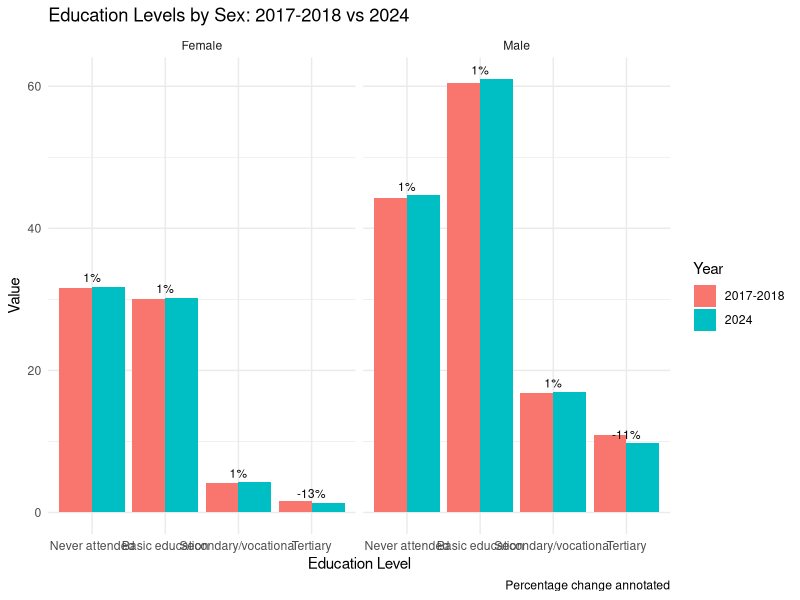
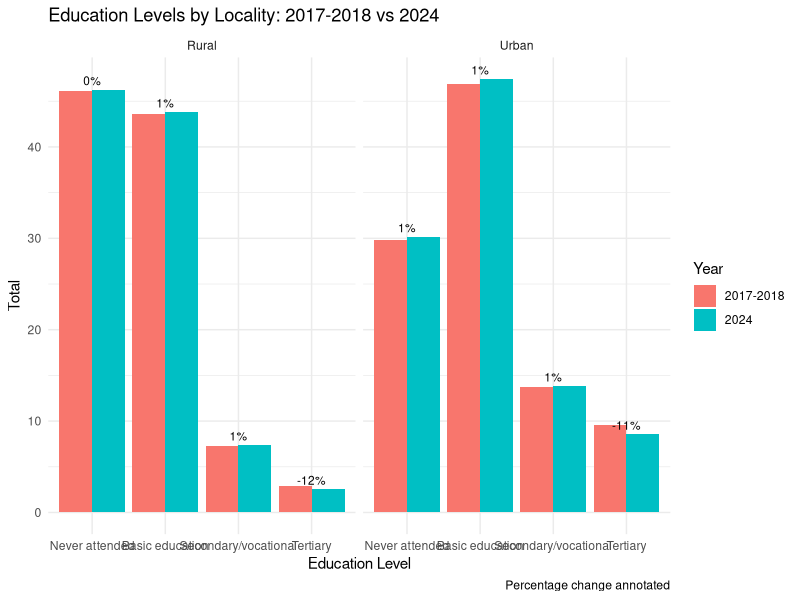
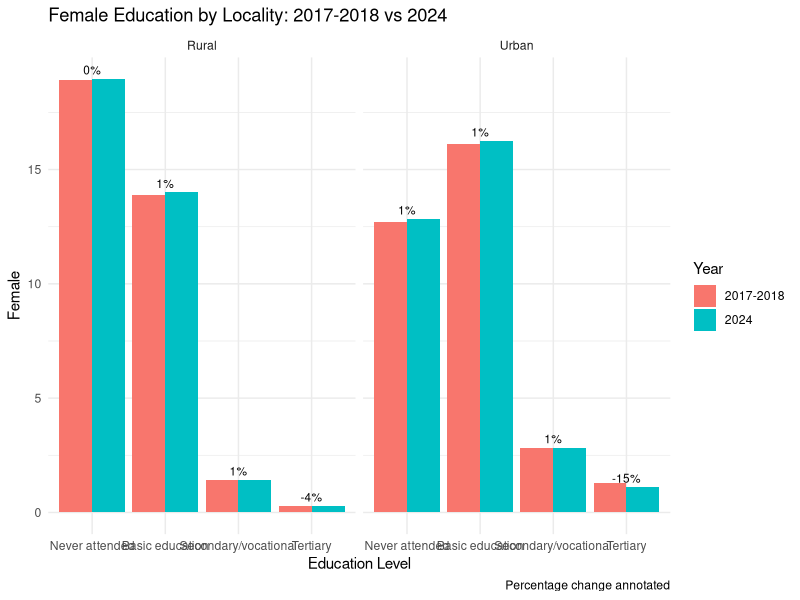
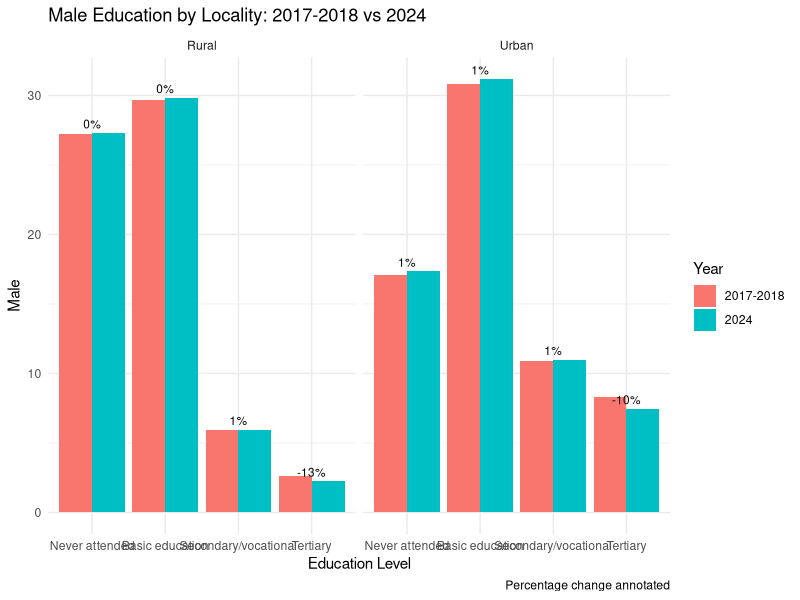
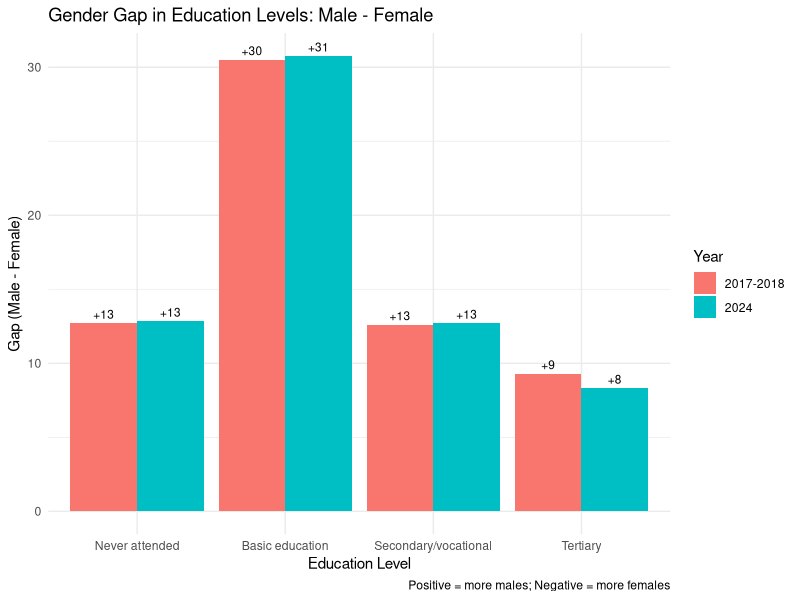
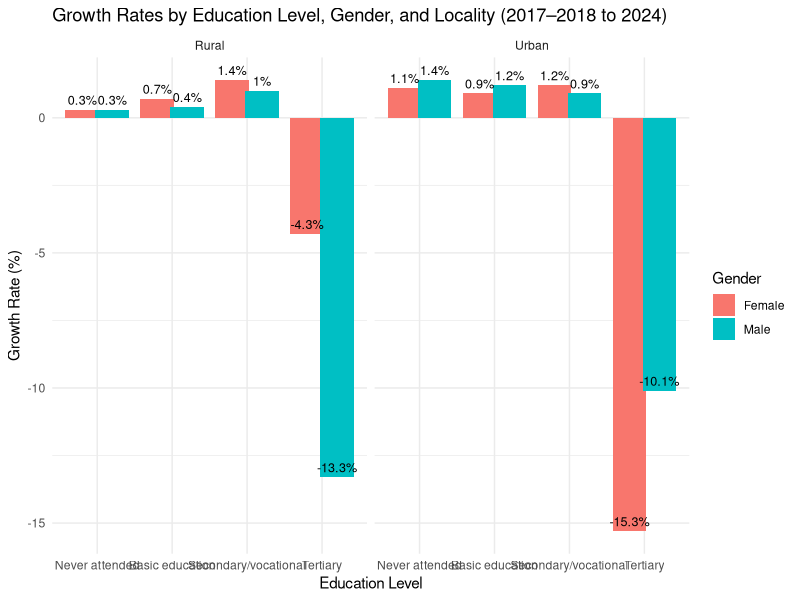

These charts were generated, in order, by the following R code:
# Load necessary libraries
library(readxl)
library(dplyr)
library(ggplot2)
library(tidyr)
library(scales)

# Read data
data_1718 <- read_excel("2017-2018 data set.xlsx", sheet = "17-18")
data_2024 <- read_excel("2017-2018 data set.xlsx", sheet = "2024")

# Add Year column
data_1718 <- data_1718 %>% mutate(Year = "2017-2018")
data_2024 <- data_2024 %>% mutate(Year = "2024")

# Combine datasets
combined_data <- bind_rows(data_1718, data_2024)

# Convert to numeric
combined_data <- combined_data %>%
  mutate(
    Female = as.numeric(Female),
    Male = as.numeric(Male)
  )

# Standard education level order
edu_levels <- c("Never attended", "Basic education", "Secondary/vocational", "Tertiary")

# =========================================================
# A. Education by Sex with % Change (Bar Chart)
# =========================================================

sex_edu <- combined_data %>%
  filter(
    !is.na(`Education Level`),
    `Education Level` != "Total",
    !is.na(Female),
    !is.na(Male)
  ) %>%
  group_by(Year, `Education Level`) %>%
  summarise(
    Female = sum(Female, na.rm = TRUE),
    Male = sum(Male, na.rm = TRUE),
    .groups = "drop"
  ) %>%
  pivot_longer(cols = c("Male", "Female"), names_to = "Sex", values_to = "Value") %>%
  mutate(`Education Level` = factor(`Education Level`, levels = edu_levels))

sex_edu_change <- sex_edu %>%
  pivot_wider(names_from = Year, values_from = Value) %>%
  filter(!is.na(`2024`) & !is.na(`2017-2018`)) %>%
  mutate(PercentChange = (`2024` - `2017-2018`) / `2017-2018` * 100)

ggplot(sex_edu, aes(x = `Education Level`, y = Value, fill = Year)) +
  geom_bar(stat = "identity", position = "dodge") +
  facet_wrap(~ Sex) +
  labs(
    title = "Education Levels by Sex: 2017-2018 vs 2024",
    x = "Education Level",
    y = "Value",
    caption = "Percentage change annotated"
  ) +
  geom_text(
    data = sex_edu_change,
    aes(x = `Education Level`, y = `2024`, label = paste0(round(PercentChange), "%")),
    position = position_dodge(width = 0.9),
    color = "black",
    size = 3,
    vjust = -0.5,
    inherit.aes = FALSE
  ) +
  theme_minimal()

# =========================================================
# B. Education by Locality (Both Sexes) with % Change (Bar Chart)
# =========================================================

locality_edu <- combined_data %>%
  filter(!is.na(`Education Level`), `Education Level` != "Total", !is.na(Locality)) %>%
  group_by(Year, `Education Level`, Locality) %>%
  summarise(Total = sum(Female + Male, na.rm = TRUE), .groups = "drop") %>%
  mutate(`Education Level` = factor(`Education Level`, levels = edu_levels))

locality_edu_change <- locality_edu %>%
  pivot_wider(names_from = Year, values_from = Total) %>%
  filter(!is.na(`2024`) & !is.na(`2017-2018`)) %>%
  mutate(PercentChange = (`2024` - `2017-2018`) / `2017-2018` * 100)

ggplot(locality_edu, aes(x = `Education Level`, y = Total, fill = Year)) +
  geom_bar(stat = "identity", position = "dodge") +
  facet_wrap(~ Locality) +
  labs(
    title = "Education Levels by Locality: 2017-2018 vs 2024",
    x = "Education Level",
    y = "Total",
    caption = "Percentage change annotated"
  ) +
  geom_text(
    data = locality_edu_change,
    aes(x = `Education Level`, y = `2024`, label = paste0(round(PercentChange), "%")),
    position = position_dodge(width = 0.9),
    color = "black",
    size = 3,
    vjust = -0.5,
    inherit.aes = FALSE
  ) +
  theme_minimal()

# =========================================================
# C. Female Education by Locality with % Change (Bar Chart)
# =========================================================

female_locality <- combined_data %>%
  filter(!is.na(`Education Level`), `Education Level` != "Total", Locality %in% c("Urban", "Rural")) %>%
  select(`Education Level`, Locality, Female, Year) %>%
  mutate(`Education Level` = factor(`Education Level`, levels = edu_levels))

female_change <- female_locality %>%
  pivot_wider(names_from = Year, values_from = Female) %>%
  mutate(PercentChange = (`2024` - `2017-2018`) / `2017-2018` * 100)

ggplot(female_locality, aes(x = `Education Level`, y = Female, fill = Year)) +
  geom_bar(stat = "identity", position = "dodge") +
  facet_wrap(~ Locality) +
  labs(
    title = "Female Education by Locality: 2017-2018 vs 2024",
    x = "Education Level",
    y = "Female",
    caption = "Percentage change annotated"
  ) +
  geom_text(
    data = female_change,
    aes(x = `Education Level`, y = `2024`, label = paste0(round(PercentChange), "%")),
    position = position_dodge(width = 0.9),
    color = "black",
    size = 3,
    vjust = -0.5,
    inherit.aes = FALSE
  ) +
  theme_minimal()

# =========================================================
# D. Male Education by Locality with % Change (Bar Chart)
# =========================================================

male_locality <- combined_data %>%
  filter(!is.na(`Education Level`), `Education Level` != "Total", Locality %in% c("Urban", "Rural")) %>%
  select(`Education Level`, Locality, Male, Year) %>%
  mutate(`Education Level` = factor(`Education Level`, levels = edu_levels))

male_change <- male_locality %>%
  pivot_wider(names_from = Year, values_from = Male) %>%
  mutate(PercentChange = (`2024` - `2017-2018`) / `2017-2018` * 100)

ggplot(male_locality, aes(x = `Education Level`, y = Male, fill = Year)) +
  geom_bar(stat = "identity", position = "dodge") +
  facet_wrap(~ Locality) +
  labs(
    title = "Male Education by Locality: 2017-2018 vs 2024",
    x = "Education Level",
    y = "Male",
    caption = "Percentage change annotated"
  ) +
  geom_text(
    data = male_change,
    aes(x = `Education Level`, y = `2024`, label = paste0(round(PercentChange), "%")),
    position = position_dodge(width = 0.9),
    color = "black",
    size = 3,
    vjust = -0.5,
    inherit.aes = FALSE
  ) +
  theme_minimal()


# =========================================================
# E. Gender Gap by Education Level and Year (Bar Chart)
# =========================================================

gender_gap <- combined_data %>%
  filter(
    !is.na(`Education Level`),
    `Education Level` != "Total"
  ) %>%
  group_by(Year, `Education Level`) %>%
  summarise(
    Male = sum(Male, na.rm = TRUE),
    Female = sum(Female, na.rm = TRUE),
    Gap = Male - Female,
    .groups = "drop"
  ) %>%
  mutate(
    `Education Level` = factor(`Education Level`, levels = edu_levels),
    GapLabel = ifelse(Gap > 0, paste0("+", round(Gap)), round(Gap))
  )

ggplot(gender_gap, aes(x = `Education Level`, y = Gap, fill = Year)) +
  geom_bar(stat = "identity", position = "dodge") +
  geom_text(
    aes(label = GapLabel),
    position = position_dodge(width = 0.9),
    vjust = -0.5,
    color = "black",
    size = 3
  ) +
  labs(
    title = "Gender Gap in Education Levels: Male - Female",
    x = "Education Level",
    y = "Gap (Male - Female)",
    caption = "Positive = more males; Negative = more females"
  ) +
  theme_minimal()

# =========================================================
# F. Growth Rates by Education Level, Gender, and Locality
# =========================================================

# Filter and reshape for comparison
growth_data <- combined_data %>%
  filter(
    !is.na(`Education Level`),
    `Education Level` != "Total"
  ) %>%
  pivot_longer(cols = c("Male", "Female"), names_to = "Gender", values_to = "Count") %>%
  group_by(`Education Level`, Locality, Gender, Year) %>%
  summarise(Total = sum(Count, na.rm = TRUE), .groups = "drop") %>%
  pivot_wider(names_from = Year, values_from = Total) %>%
  mutate(
    `Growth Rate (%)` = round(((`2024` - `2017-2018`) / `2017-2018`) * 100, 1)
  )
growth_data$`Education Level` <- factor(
  growth_data$`Education Level`,
  levels = c("Never attended", "Basic education", "Secondary/vocational", "Tertiary")
)

# Plotting the growth rates
ggplot(growth_data, aes(x = `Education Level`, y = `Growth Rate (%)`, fill = Gender)) +
  geom_bar(stat = "identity", position = position_dodge(width = 0.8)) +
  facet_wrap(~Locality) +
  geom_text(aes(label = paste0(`Growth Rate (%)`, "%")),
            position = position_dodge(width = 0.8),
            vjust = -0.5,
            size = 3.2) +
  labs(
    title = "Growth Rates by Education Level, Gender, and Locality (2017–2018 to 2024)",
    x = "Education Level",
    y = "Growth Rate (%)",
    fill = "Gender"
  ) +
  theme_minimal()
